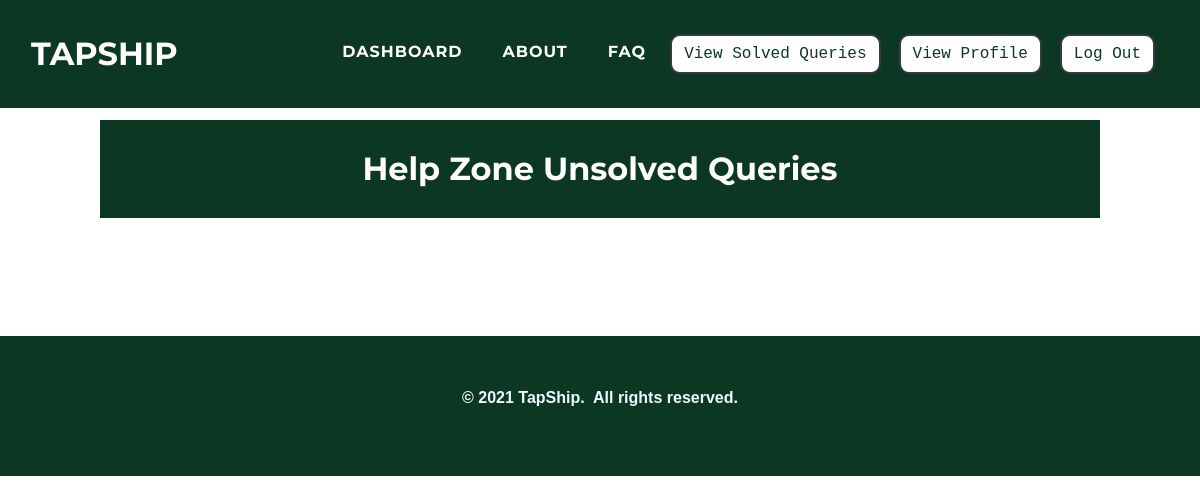
The page /admin/helpzoneunsolvedqueries.php (signed in) on the database as committed earlier.
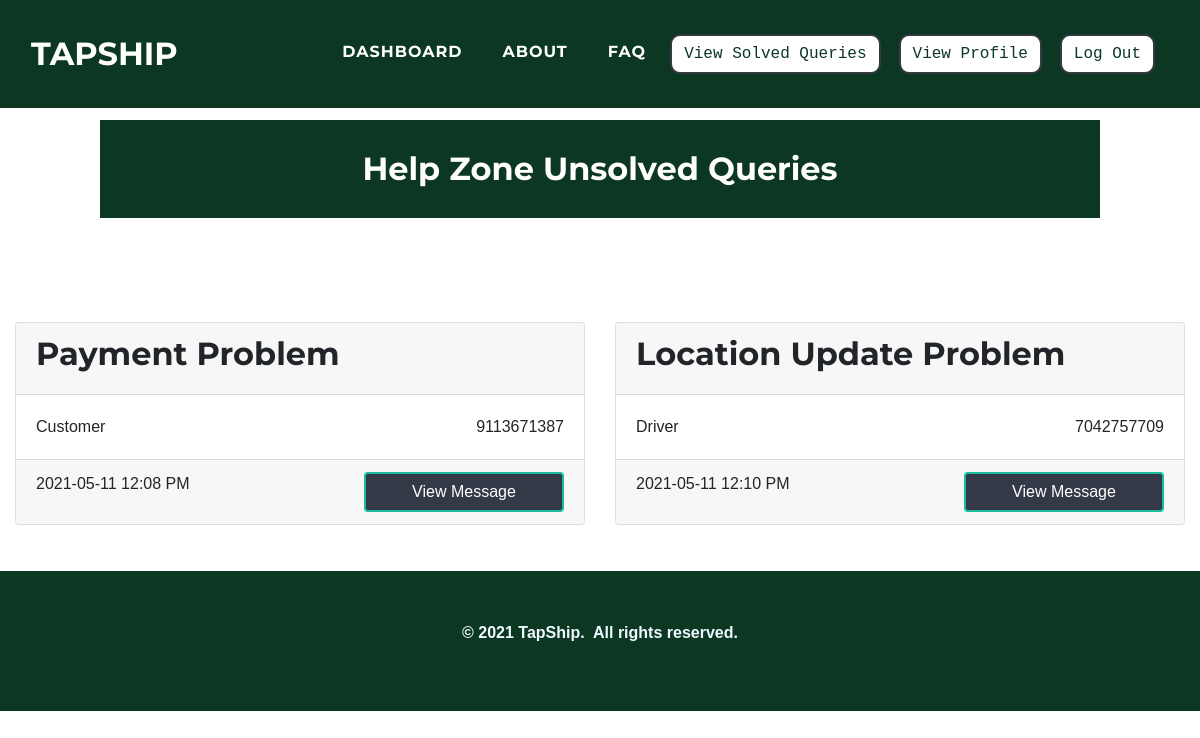
The same page on the database as committed later.
### tables this page shows
CREATE TABLE `queries` (
  `q_id` int(11) NOT NULL,
  `q_subject` varchar(100) NOT NULL,
  `q_message` text NOT NULL,
  `q_by_type` varchar(30) NOT NULL,
  `q_mobile_no` varchar(25) NOT NULL,
  `q_date` varchar(30) DEFAULT NULL,
  `q_time` varchar(30) DEFAULT NULL,
  `q_status` varchar(10) DEFAULT NULL
);

### admin/helpzoneunsolvedqueries.php (the view, shortened to what this page needs)
<?php
$res = $_SESSION["sessionid"];
$a_name = $res;
?>
<!DOCTYPE html>
<html>
<head>
    <link rel="stylesheet" href="../assets/bootstrap/css/bootstrap.min.css">
    <link rel="stylesheet" href="../assets/fonts/font-awesome.min.css">
    <link rel="stylesheet" href="../assets/fonts/ionicons.min.css">
    <link rel="stylesheet" href="../assets/css/Article-List.css">
    <link rel="stylesheet" href="../assets/css/Features-Boxed.css">
    <link rel="stylesheet" href="../assets/css/Footer-Dark.css">
    <link rel="stylesheet" href="../assets/css/Highlight-Blue.css">
    <link rel="stylesheet" href="https://cdnjs.cloudflare.com/ajax/libs/animate.css/3.5.2/animate.min.css">
    <link rel="stylesheet" href="https://cdnjs.cloudflare.com/ajax/libs/aos/2.2.0/aos.css">
    <link rel="stylesheet" href="../assets/css/Login-Form-Clean.css">
    <link rel="stylesheet" href="../assets/css/table-style.css" />
    <link rel="stylesheet" href="../assets/css/card-hover.css">
</head>
<body id="page-top">
    <nav class="navbar navbar-light navbar-expand-lg fixed-top text-uppercase" id="mainNav" style="background: #0c3823;">
        <div class="container-fluid">
            <a class="navbar-brand js-scroll-trigger" data-bs-hover-animate="pulse" href="../index.php" style="font-family: Montserrat, sans-serif;">TAPSHIP</a>
            <div class="collapse navbar-collapse" id="navbarResponsive">
                <ul class="nav navbar-nav ml-auto">
                    <li class="nav-item mx-0 mx-lg-1"><a class="nav-link py-3 px-0 px-lg-3 rounded js-scroll-trigger" data-bs-hover-animate="pulse" href="index.php" style="filter: contrast(100%) grayscale(0%) hue-rotate(0deg) invert(0%) sepia(0%);">DASHBOARD</a></li>
                    <li class="nav-item mx-0 mx-lg-1"><a class="nav-link py-3 px-0 px-lg-3 rounded js-scroll-trigger" data-bs-hover-animate="pulse" href="../about.php">ABOUT</a></li>
                    <li class="nav-item mx-0 mx-lg-1"><a class="nav-link py-3 px-0 px-lg-3 rounded js-scroll-trigger" data-bs-hover-animate="pulse" href="../faq.php">FAQ</a></li>
                    <li class="nav-item mx-0 mx-lg-1"><a href="helpzonesolvedqueries.php"><button class="btn btn-dark text-monospace" data-bs-hover-animate="pulse" type="button" style="margin: 10px;background: rgb(255,255,255);color: #0c3823;margin-left: 0;border-radius: 10px;">View Solved Queries</button></a></li>
                    <li class="nav-item mx-0 mx-lg-1"><a href="updateprofile.php?a_name=<?php echo $a_name; ?>"><button class="btn btn-dark text-monospace" data-bs-hover-animate="pulse" type="button" style="margin: 10px;background: rgb(255,255,255);color: #0c3823;margin-left: 0;border-radius: 10px;">View Profile</button></a></li>
                    <li class="nav-item mx-0 mx-lg-1"><a href="../admin/logout-script.php"><button class="btn btn-dark text-monospace" data-bs-hover-animate="pulse" type="button" style="margin: 10px;background: rgb(255,255,255);color: #0c3823;margin-left: 0;border-radius: 10px;">Log Out</button></a></li>
                </ul>
            </div>
        </div>
    </nav>
    <div class="features-boxed">
        <div class="container-fluid" style="background: #ffffff;">
            <div class="intro" style="background: #0c3823;margin-top: 120px;margin-bottom: 30px; max-width:1000px;">
                <h2 class="text-center" data-aos="fade" style="color: rgb(255,255,255);padding: 30px;margin-bottom: 0px;">Help Zone Unsolved Queries</h2>
            </div>
        </div>
    </div>
    <br><br>
    <?php
    $con = mysqli_connect("localhost", "root", "", "tapship");
    $query = "SELECT * FROM queries where q_status = '0'";
    $res = mysqli_query($con, $query);
    ?>
    <div class="container-fluid">
        <div class="row" style="margin-top: 10px;">
            <?php while ($row = mysqli_fetch_assoc($res)) { ?>
                <div class="col-md-12 col-xl-6 mb-6 my-3" id="query-id-<?php echo $row['q_id'] ?>">
                    <div class="card">
                        <div class="card-header">
                            <h2><?php echo $row['q_subject']; ?></h2>
                        </div>
                        <div class="card-body"><?php echo $row['q_by_type'] ?><span style="float: right"><?php echo $row['q_mobile_no']; ?></span></div>
                        <div class="card-footer" style=""><span style="float: left"><?php echo $row['q_date'] . " " . $row['q_time']; ?></span><button class="btn btn-primary float-right " type="button" data-toggle="modal" data-target="#mszModal-<?php echo $row['q_id']; ?>" style="background-color: rgb(52,57,72); width: 200px;">View Message</button></div>
                    </div>
                </div>
            <?php
            }
            ?>
        </div>
    </div>
    <div class="footer-dark" style="background: rgb(12,56,35); margin-top: 30px;">
        <footer>
            <div class="container-fluid">
                <p style="text-align: center;"><strong>© 2021 TapShip.&nbsp; All rights reserved.</strong><br></p>
            </div>
        </footer>
    </div>
</body>
</html>

Rows that differ between the two databases and show on the page:
added queries: q_subject "Payment Problem", q_by_type "Customer", q_mobile_no "9113671387", q_date "2021-05-11", q_time "12:08 PM", $row['q_id'] 2 (drawn)
added queries: q_subject "Location Update Problem", q_by_type "Driver", q_mobile_no "7042757709", q_date "2021-05-11", q_time "12:10 PM"
